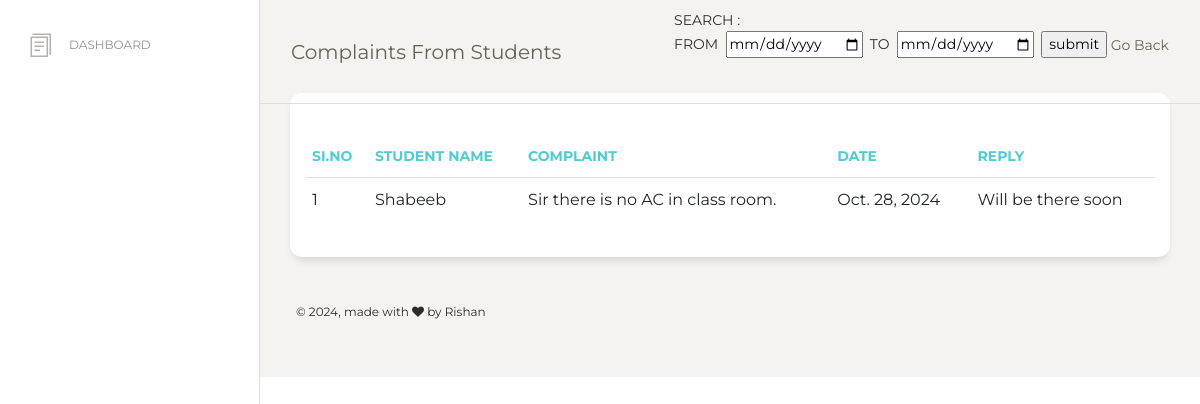
The app's page /view_complaints (signed in) with its own data.
### COLLEGE_APP/models.py (models this page shows)
class complaints(models.Model):
    complaint = models.CharField(max_length=500)
    reply = models.CharField(max_length=500)
    date = models.DateField()
    replied_status = models.BooleanField(default=False)
    STUDENT_ID = models.ForeignKey(student_profile, on_delete=models.CASCADE)

class student_profile(models.Model):
    student_name = models.CharField(max_length=30)
    student_email = models.CharField(max_length=30)
    student_phone = models.BigIntegerField()
    student_current_sem = models.CharField(max_length=30)
    student_dob = models.DateField()
    student_admission_number = models.CharField(max_length=10)
    STUDENT_COURSE = models.ForeignKey(courses, on_delete=models.CASCADE)
    STUDENT_LOGIN = models.ForeignKey(login_table, on_delete=models.CASCADE)

### COLLEGE_APP/views.py (the view)
# urls.py: path('view_complaints', views.view_complaints),
@login_required(login_url='/')
def view_complaints(request):
    student_complaints = complaints.objects.all()
    return render(request, 'admin/view_complaints.html', {'student_complaints': student_complaints})

### templates/admin/view_complaints.html (shortened to what this page needs)
{% load static %}
<html lang="en">
<head>
  <link href="https://maxcdn.bootstrapcdn.com/font-awesome/latest/css/font-awesome.min.css" rel="stylesheet">
  <link href="static/Admin_Panel/assets/css/bootstrap.min.css" rel="stylesheet" />
  <link href="static/Admin_Panel/assets/css/paper-dashboard.css?v=2.0.1" rel="stylesheet" />
  <link href="static/Admin_Panel/assets/demo/demo.css" rel="stylesheet" />
</head>
<body class="">
  <div class="wrapper ">
    <div class="sidebar" data-color="white" data-active-color="danger">
      <div class="sidebar-wrapper">
        <ul class="nav">
          <li>
            <a href="home">
              <i class="nc-icon nc-single-copy-04"></i>
              <p>Dashboard</p>
            </a>
          </li>
        </ul>
      </div>
    </div>
    <div class="main-panel">
      <nav class="navbar navbar-expand-lg navbar-absolute fixed-top navbar-transparent">
        <div class="container-fluid">
          <div class="navbar-wrapper">
            <a class="navbar-brand">Complaints From Students</a>
          </div>
          <div class="collapse navbar-collapse justify-content-end" id="navigation">
             <form id="form1" name="form1" method="post" action="search_complaint">
SEARCH :<br> FROM &nbsp;<input type="date" name="from_date" required/>&nbsp;
TO &nbsp;<input type="date" name="to" required/>&nbsp; <input type="submit" value="submit"/>
                  <a href="view_complaints">Go Back</a><BR>
            <ul class="navbar-nav">
            </ul>
          </div>
        </div>
      </nav>
      <div class="content">
        <div class="row">
          <div class="col-md-12">
            <div class="card">
              <div class="card-header">
              </div>
              <div class="card-body">
                <div class="table-responsive">
                  <table class="table">
                    <thead class=" text-primary">
                      <th>Si.No</th>
                      <th>Student Name</th>
                      <th>Complaint</th>
                      <th>Date</th>
                      <th>Reply</th>
                    </thead>
                    <tbody>
                       <tr>
        {% for complaint in student_complaints %}
      <td> {{ forloop.counter }}</td>
      <td> {{ complaint.STUDENT_ID.student_name }}&nbsp;</td>
      <td> {{ complaint.complaint }}&nbsp;</td>
      <td> {{ complaint.date }}&nbsp;</td>
      <td>
          {% if complaint.replied_status %}
                {{ complaint.reply }}
          {% else %}
                <a href="reply_complaint/{{ complaint.id }}">REPLY</a>
          {% endif %}
      </td>
    </tr>
    {% endfor %}
                  </table>
                </div>
              </div>
            </div>
          </div>
      <footer class="footer footer-black  footer-white ">
        <div class="container-fluid">
          <div class="row">
            <nav class="footer-nav">
            </nav>
            <div class="credits ml-auto">
              <span class="copyright">
                © , made with <i class="fa fa-heart heart"></i> by Rishan
              </span>
            </div>
          </div>
        </div>
      </footer>
    </div>
  </div>
</body>
</html>

### records on screen
complaints: STUDENT_ID.student_name "Shabeeb", complaint "Sir there is no AC in class room.", date "Oct. 28, 2024", reply "Will be there soon"
